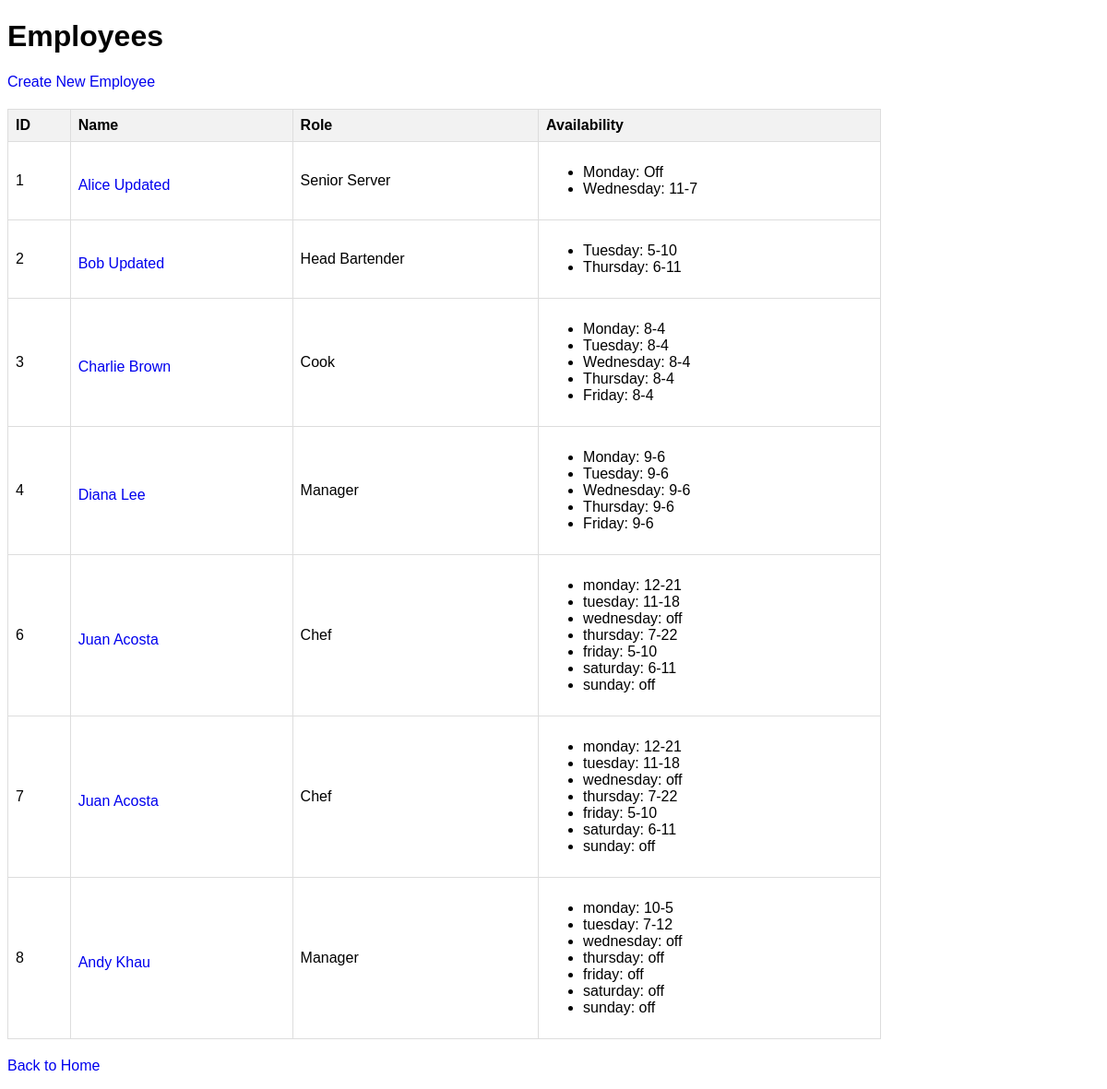
The app's page /employees_ui, older data.
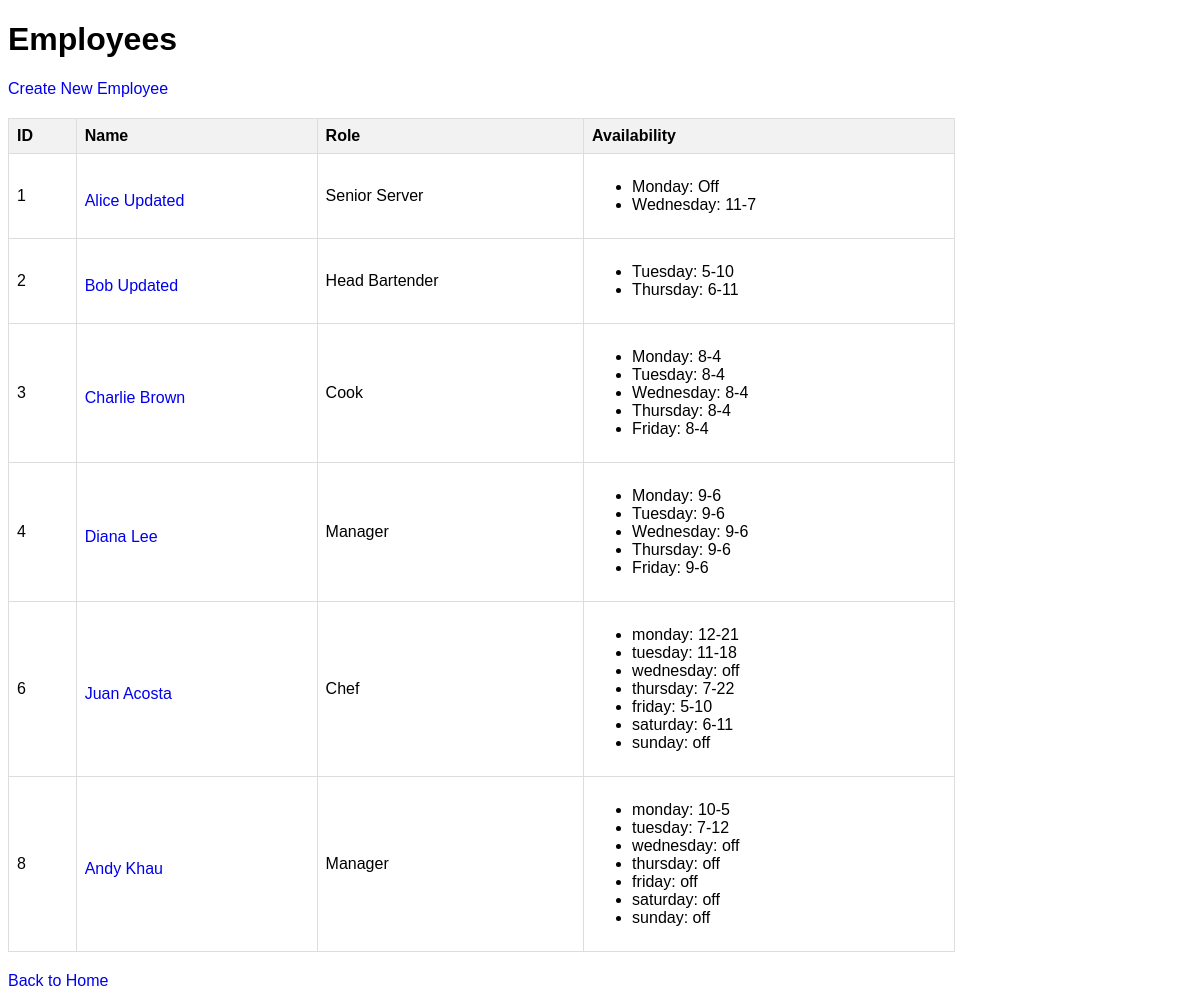
The same page, newer data.
### backend/models/models.py (models this page shows, shortened)
class Employee(db.Model):
    id = db.Column(db.Integer, primary_key=True)
    name = db.Column(db.String(80), nullable=False)
    role = db.Column(db.String(80), nullable=False)
    availability = db.Column(JSON)  # Use TEXT for SQLite
    shifts = db.relationship('Shift', backref='employee', lazy=True)

### backend/app.py (the view)
@app.route('/employees_ui')
def list_employees_ui():
    employees = get_employees_data()
    return render_template('employees.html', employees=employees)

### backend/app.py (called while the page is built)
def get_employees_data():
    all_employees = db.session.query(Employee).all()
    return employees_schema.dump(all_employees)

### backend/templates/employees.html (shortened to what this page needs)
<!DOCTYPE html>
<html lang="en">
<head>
</head>
<body>
    <h1>Employees</h1>
    <a href="{{ url_for('create_employee_ui') }}">Create New Employee</a>
    {% if employees %}
    <table>
        <thead>
            <tr>
                <th>ID</th>
                <th>Name</th>
                <th>Role</th>
                <th>Availability</th>
            </tr>
        </thead>
        <tbody>
            {% for employee in employees %}
            <tr>
                <td>{{ employee.id }}</td>
                <td>
                    <a href="{{ url_for('employee_detail_ui', employee_id=employee.id) }}">{{ employee.name }}</a>
                </td>
                <td>{{ employee.role }}</td>
                <td>
                    {% if employee.availability %}
                    <ul>
                        {% for day, times in employee.availability.items() %}
                        <li>{{ day }}: {{ times }}</li>
                        {% endfor %}
                    </ul>
                    {% else %}
                        Not Available
                    {% endif %}
                </td>
            </tr>
            {% endfor %}
        </tbody>
    </table>
    {% else %}
        <p>No employees found.</p>
    {% endif %}
    <p><a href="{{ url_for('index') }}">Back to Home</a></p>
</body>
</html>

Row changes from the older to the newer data that the page shows:
removed Employee: id "7", name "Juan Acosta", role "Chef", availability "monday" "tuesday" "wednesday" "thursday" "friday" "saturday" "sunday", availability "12-21" "11-18" "off" "7-22" "5-10" "6-11" "off"
